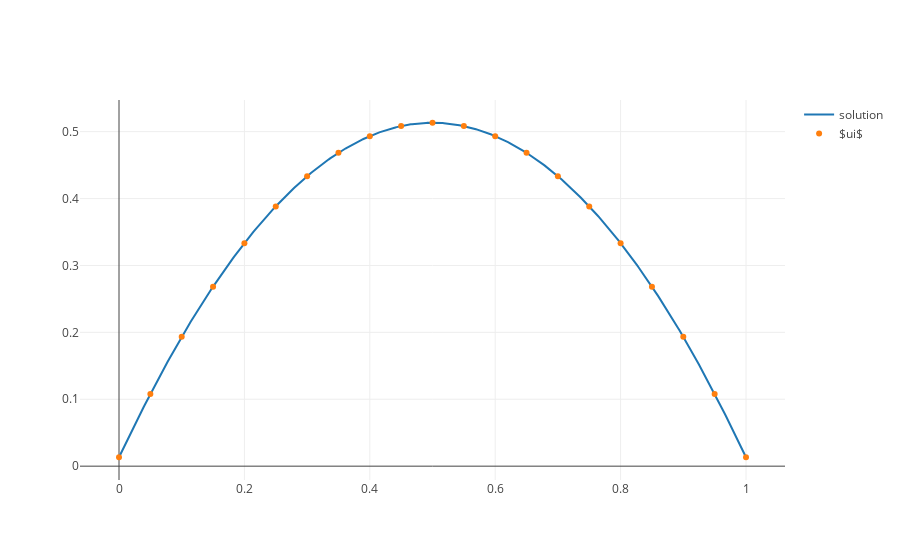

Notebook code for this chart:
### Markdown cell above
We now solve $Lui=f$ for $ui$

### Code cell
ui = spsolve(L, f)

x, u = interpolate(ui)


fig = go.Figure(data=[
    go.Scatter(x=x, y=u, mode='lines', name="solution"),
    go.Scatter(x=nodes, y=ui, mode='markers', name="$ui$"),
])
plotly.iplot(fig)

### Figure 1 — Plotly figure (JSON) as saved in the notebook; plotly's stock layout.template omitted (floating-point values rounded to 4 significant figures; data arrays with more than 128 entries replaced by an {"elided": "..."} marker saying what was removed)
{"data": [{"mode": "lines", "name": "solution", "type": "scatter", "uid": "1be830fc-004d-450e-9a84-efba89786454", "x": {"elided": "500 float values"}, "y": {"elided": "500 float values"}}, {"mode": "markers", "name": "$ui$", "type": "scatter", "uid": "df12fb9d-5182-4b88-8f30-149547b2d951", "x": [0, 0.1, 0.2, 0.3, 0.4, 0.5, 0.6, 0.7, 0.8, 0.9, 1, 0.05, 0.15, 0.25, 0.35, 0.45, 0.55, 0.65, 0.75, 0.85, 0.95], "y": [0.01333, 0.1933, 0.3333, 0.4333, 0.4933, 0.5133, 0.4933, 0.4333, 0.3333, 0.1933, 0.01333, 0.1078, 0.2683, 0.3883, 0.4683, 0.5083, 0.5083, 0.4683, 0.3883, 0.2683, 0.1078]}], "layout": {}}
